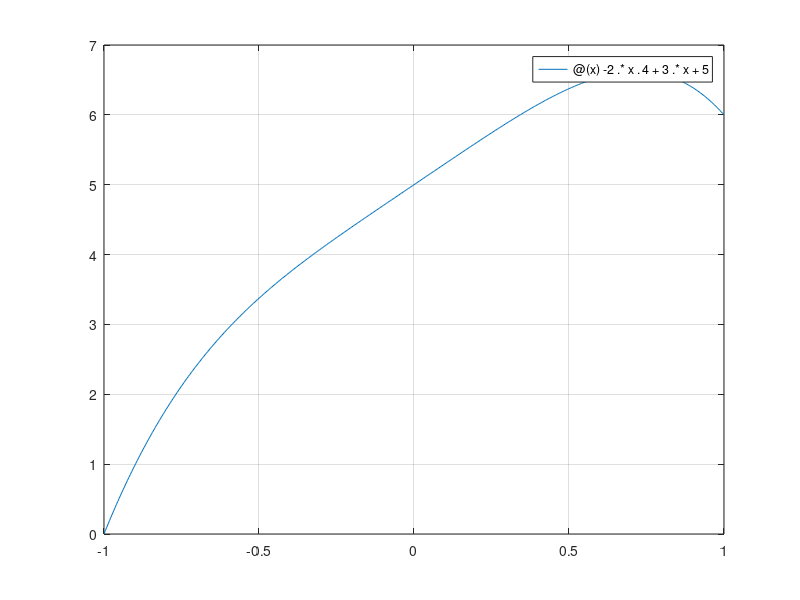

This figure's MATLAB source:
Y = [1 4 9 16 25];
X = [1 2.5 5  7 10];

Q = trapz(X,Y)

%Q1 = trapz(X,Y)


    y = @(x) -2.*x.^4+3.*x+5;
    x = -1:1;
    area = trapz(x,y(x))
    % Plot x vs y
    fplot(y, [x(1),x(end)]);
    grid on